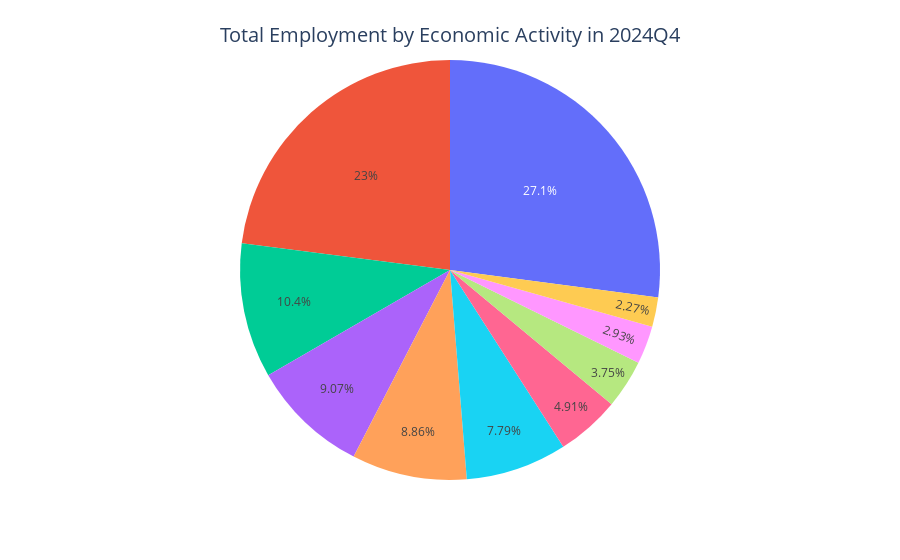

Write notebook code for a chart like this one.
### Code cell
query = """
SELECT "Economic Activity", "2024Q4" From Employment
WHERE "Value unit" == 'Persons'
AND "Employment" == "Total employment"
AND "Economic Activity" != "Total - All activities"
"""
pieFrame = pd.read_sql_query(query, conn)

#make pie chart with plotly
import plotly.express as px
fig = px.pie(pieFrame, values='2024Q4', names='Economic activity')
fig.update_traces(showlegend=False)
fig.update_layout(title_font_size=20, title_x=0.5, title_y=0.95, title_text="Total Employment by Economic Activity in 2024Q4")
# pieFrame
fig

### Figure 1 — Plotly figure (JSON) as saved in the notebook; plotly's stock layout.template omitted (floating-point values rounded to 4 significant figures)
{"data": [{"domain": {"x": [0, 1], "y": [0, 1]}, "hovertemplate": "Economic activity=%{label}<br>2024Q4=%{value}<extra></extra>", "labels": ["A. Agriculture, forestry and fishing", "B-E. Mining and quarrying; manufacturing; electricity, gas, steam and air conditioning supply; water supply; sewerage, waste management and remediation activities", "C. Manufacturing", "F. Construction", "G-I. Wholesale and retail trade; repair of motor vehicles and motorcycles; transportation and storage; accommodation and food service activities", "J. Information and communication", "K. Financial and insurance activities", "M-N. Professional, scientific and technical activities; administrative and support service activities", "O-Q. Public administration and defence; compulsory social security; education; human health and social work activities", "R-U. Arts, entertainment and recreation; other service activities; activities of household and extra-territorial organizations and bodies"], "legendgroup": "", "name": "", "showlegend": false, "type": "pie", "values": [7100, 25200, 22000, 18900, 55700, 9100, 5500, 21500, 65700, 11900]}], "layout": {"legend": {"tracegroupgap": 0}, "margin": {"t": 60}, "title": {"font": {"size": 20}, "text": "Total Employment by Economic Activity in 2024Q4", "x": 0.5, "y": 0.95}}}
